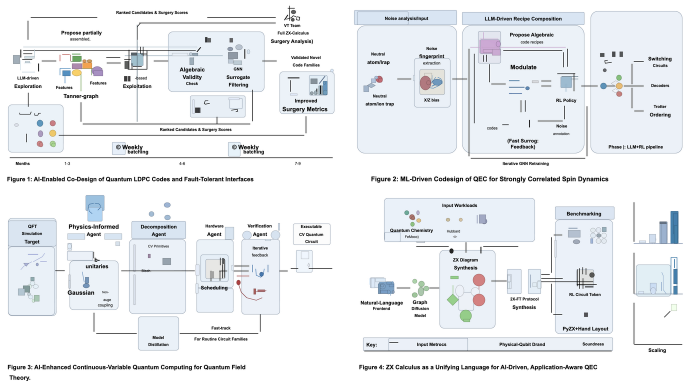
#> input picture ccb_pipeline_improved_b.drawio.png, 1378 x 770 px (shown at 1/2 size)
$ python run_visual_primitive_loop.py ../ccb_pipeline_improved_b.drawio.png   (older library calls are emulated)
#> lines starting #> are read from the running program, lines starting #| are printed output that depends on the picture
### png_to_drawio.py
"""Direct PNG/JPG -> drawio primitive converter.

This is intentionally independent of the PNG->SVG vectorizer.  It can create a
drawio file in either legacy overlay mode or strict pure-native mode:

  - legacy overlay mode: a locked source-image backing layer plus editable
    primitive layers;
  - pure-native mode: no source image, no raster icon crops, no foreground
    tiles, and no embedded images/base64/stencils; only draw.io-native text,
    rectangles, simple shapes, and edges are emitted;
  - a JSON primitive ledger so later passes can reason over boxes/points.

Use --pure-native for the non-cheating png->drawio framework path.
"""
from __future__ import annotations

import argparse
import base64
import io
import json
import math
import os
import re
from pathlib import Path

import cv2
import numpy as np
from PIL import Image


# [6 lines left out: function _xml_escape, not called in this run]


def _rgb_to_hex(rgb) -> str:
    r, g, b = [int(max(0, min(255, round(v)))) for v in rgb]
    return f'#{r:02x}{g:02x}{b:02x}'


# [8 lines left out: function _hex_to_rgb, not called in this run]


def _darken_hex(rgb, factor: float = 0.72) -> str:
    return _rgb_to_hex([float(v) * factor for v in rgb])


# [184 lines left out: functions _png_svg_image_style, _transparent_foreground_crop, _emit_image_cell, _emit_canvas_anchor_cell, _emit_rect_cell, _emit_native_shape_cell and 3 more, not called in this run]


def _emit_crop_cell(cid: int, crop: dict, parent: str = '5') -> str:
    return _emit_image_cell(cid, crop['image'], crop['bbox'], parent=parent,
                            locked=False)


# [66 lines left out: functions _bbox_iou, _bbox_overlap_fraction, _bbox_intersection_area, _path_bbox, _path_length, _rdp_path, not called in this run]


def _detect_ocr_text_single(img: Image.Image, conf_threshold: float = 45.0,
                            scale: float = 2.0, psm: int = 11) -> list[dict]:
    try:
        import pytesseract
    except Exception:
        return []

    if scale != 1.0:
        up = img.resize((int(img.width * scale), int(img.height * scale)),
                        Image.Resampling.BICUBIC)
    else:
        up = img
    data = pytesseract.image_to_data(
        up, output_type=pytesseract.Output.DICT, config=f'--psm {psm}')

    words = []
    for i, raw in enumerate(data.get('text', [])):
        text = (raw or '').strip()
        if not text:
            continue
        try:
            conf = float(data['conf'][i])
        except Exception:
            conf = -1.0
        if conf < conf_threshold:
            continue
        if len(text) == 1 and text in '|=+_-/\\(){}[]:;.,':
            continue
        x = data['left'][i] / scale
        y = data['top'][i] / scale
        w = data['width'][i] / scale
        h = data['height'][i] / scale
        if w < 1 or h < 2:
            continue
        words.append({
            'text': text, 'bbox': (x, y, x + w, y + h),
            'conf': conf, 'height': h,
        })

    if not words:
        return []

    words.sort(key=lambda t: ((t['bbox'][1] + t['bbox'][3]) / 2, t['bbox'][0]))
    lines: list[list[dict]] = []
    for word in words:
        cy = (word['bbox'][1] + word['bbox'][3]) / 2
        h = word['height']
        placed = False
        for line in lines:
            lcy = np.mean([(w['bbox'][1] + w['bbox'][3]) / 2 for w in line])
            lh = np.median([w['height'] for w in line])
            if abs(cy - lcy) <= max(4.0, 0.65 * max(h, lh)):
                line.append(word)
                placed = True
                break
        if not placed:
            lines.append([word])

    blocks = []
    for line in lines:
        line.sort(key=lambda t: t['bbox'][0])
        heights = [w['height'] for w in line]
        med_h = float(np.median(heights))
        gap_threshold = max(7.0, med_h * 1.08)
        group = [line[0]]
        groups = []
        for word in line[1:]:
            prev = group[-1]
            gap = word['bbox'][0] - prev['bbox'][2]
            if gap > gap_threshold:
                groups.append(group)
                group = [word]
            else:
                group.append(word)
        groups.append(group)

        for group in groups:
            text = ' '.join(w['text'] for w in group)
            text = re.sub(r'\s+', ' ', text).strip()
            if not text:
                continue
            x0 = min(w['bbox'][0] for w in group)
            y0 = min(w['bbox'][1] for w in group)
            x1 = max(w['bbox'][2] for w in group)
            y1 = max(w['bbox'][3] for w in group)
            word_h = float(np.median([w['height'] for w in group]))
            block_h = float(y1 - y0)
            if text.startswith('Figure '):
                fs = max(11, min(18, int(round(word_h * 0.82))))
                align = 'left'
            else:
                fs = max(5, min(12, int(round(word_h * 0.76))))
                if block_h > word_h * 1.75:
                    fs = min(fs, max(8, int(round(word_h * 0.68))))
                align = 'center'
            bold = (
                text.startswith('Figure ') or
                (fs >= 9 and len(text) > 2) or
                (fs >= 8 and any(ch.isupper() for ch in text) and len(text) > 2)
            )
            blocks.append({
                'kind': 'text', 'text': text, 'bbox': (x0, y0, x1, y1),
                'font_size': fs, 'conf': float(np.mean([w['conf'] for w in group])),
                'bold': bold, 'align': align,
            })
    return blocks


# [63 lines left out: functions _is_plausible_ocr_block, _merge_ocr_blocks, not called in this run]


def detect_ocr_text(img: Image.Image, conf_threshold: float = 45.0,
                    scale: float = 2.0, psm: int = 11,
                    multipass: bool = False) -> list[dict]:
    if not multipass:
        return _detect_ocr_text_single(
            img, conf_threshold=conf_threshold, scale=scale, psm=psm)
    passes = [
        (psm, scale),
        (11, max(scale, 2.0)),
        (12, max(scale, 2.0)),
        (6, max(scale, 2.0)),
        (11, max(scale, 3.0)),
    ]
    seen = set()
    candidates = []
    for pass_psm, pass_scale in passes:
        key = (pass_psm, float(pass_scale))
        if key in seen:
            continue
        seen.add(key)
        candidates.extend(_detect_ocr_text_single(
            img, conf_threshold=conf_threshold,
            scale=pass_scale, psm=pass_psm))
    return _merge_ocr_blocks(candidates)


# [1693 lines left out: functions _is_trusted_text, _is_geometry_mask_text, detect_pale_rectangles, detect_separated_pale_rectangles, detect_border_rectangles, merge_rectangles and 26 more, not called in this run]


def convert_png_to_drawio(input_path: str, output_path: str,
                          show_overlay: bool = False,
                          include_background: bool = True,
                          font_family: str = 'Arial',
                          ocr_conf: float = 45.0,
                          trusted_text_conf: float = 70.0,
                          ocr_scale: float = 2.0,
                          ocr_psm: int = 11,
                          ocr_multipass: bool = False,
                          detect_arrows: bool = False,
                          emit_skeleton_connectors: bool = True,
                          emit_native_shapes: bool = True,
                          emit_contour_paths: bool = False,
                          emit_icon_crops: bool = True,
                          emit_visual_foreground: bool = True,
                          show_visual_foreground: bool = False,
                          native_overlay_visible: bool = True,
                          pure_native: bool = False,
                          ledger_path: str | None = None) -> dict:
#> called with input_path = '../ccb_pipeline_improved_b.drawio.png', show_overlay = True, include_background = False, font_family = 'Arial', ocr_conf = 35, trusted_text_conf = 55, ocr_scale = 2, ocr_psm = 11
    if pure_native:
        show_overlay = True
        include_background = False
        emit_icon_crops = False
        emit_visual_foreground = False
        show_visual_foreground = False
        native_overlay_visible = True

    img = Image.open(input_path).convert('RGB')
#> img is the input picture: PIL image 1378x770 RGB; mean R, G, B 236.2, 238.8, 241.6
    rgb = np.array(img)
    W, H = img.size

    text_blocks = detect_ocr_text(
        img, conf_threshold=ocr_conf, scale=ocr_scale, psm=ocr_psm,
        multipass=ocr_multipass)
#> in _detect_ocr_text_single, `up = img.resize((int(img.width * scale), int(img.height * scale)), Ima..`:
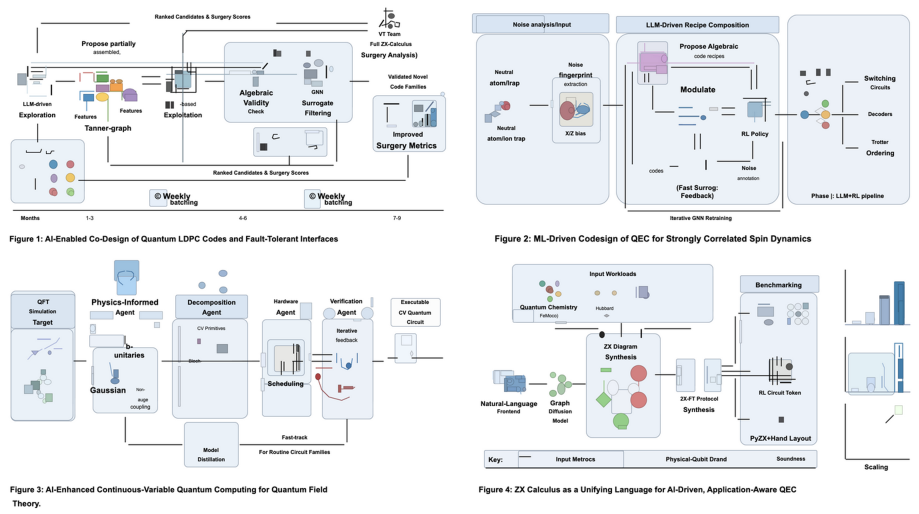
#> up: PIL image 2756x1540 RGB (shown at 1/3 size); mean R, G, B 236.1, 238.7, 241.5
#> (the rest of the program and of its run is left out)
